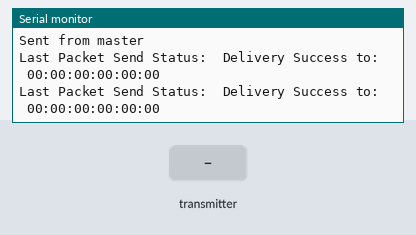
The sketch below on a simulated ESP32. On the bench: the last lines printed to the serial monitor. Inputs (shaded band) come from the test bench.

Above: at 1.2 s.
1.3 s: the transmitter starts sending temp = 0
At 1.61 s:
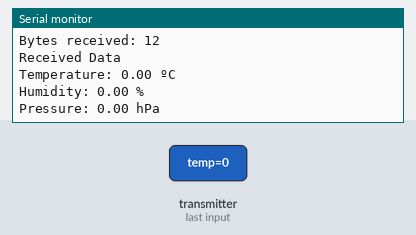
2.8 s: the transmitter starts sending hum = 25
4.3 s: the transmitter starts sending pres = 25
At 4.61 s:
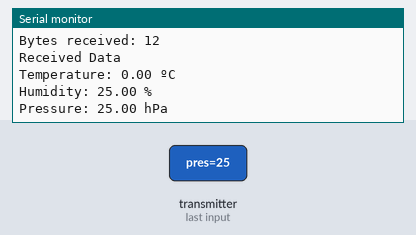
5.8 s: the transmitter starts sending temp = 25
7.3 s: the transmitter starts sending hum = 50
8.8 s: the transmitter starts sending pres = 50
At 9.11 s:
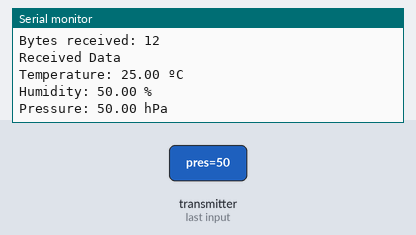
Timing chart, 0 to 11.3 s (numbered marks = the images above; inputs shaded):
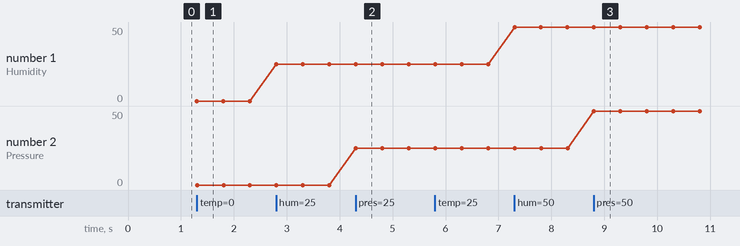

The sketch:

Star_Master.ino
```cpp
// (licence header left out)
#include <esp_now.h>
#include <WiFi.h>

//uint8_t broadcastAddress[] = {};              // REPLACE WITH THE MAC Address of your receiver
//uint8_t broadcastAddress[] = {0x24, 0x6F, 0x28, 0xAF, 0x43, 0x44};
uint8_t broadcastAddress[] = {0x24, 0x6F, 0x28, 0xAF, 0x4D, 0xB8};
uint8_t broadcastAddress1[] = {0x24, 0x6F, 0x28, 0xAF, 0x4D, 0xA8};

char macStr[18];
String success;             // Variable to store if sending data was successful

float temperature;          // Define variables to store BME280 readings to be sent
float humidity;
float pressure;

float incomingTemp;         // Define variables to store incoming readings
float incomingHum;
float incomingPres;

typedef struct struct_message {     //Structure example to send data    //Must match the receiver structure
    float temp;
    float hum;
    float pres;
} struct_message;

struct_message SensorReadings;        // Create a struct_message called BME280Readings to hold sensor readings

struct_message incomingReadings;      // Create a struct_message to hold incoming sensor readings

void OnDataSent(const uint8_t *mac, esp_now_send_status_t status) {       // Callback when data is sent
    snprintf(macStr, sizeof(macStr), "%02x:%02x:%02x:%02x:%02x:%02x",
           mac[0], mac[1], mac[2], mac[3], mac[4], mac[5]);

  Serial.print("\r\nLast Packet Send Status:\t");
  Serial.print(status == ESP_NOW_SEND_SUCCESS ? "Delivery Success to:  " : "Delivery Fail");
  Serial.println(macStr);

  if (status ==0){
    success = "Delivery Success :)";
  }
  else{
    success = "Delivery Fail :(";
  }
}

void OnDataRecv(const uint8_t * mac, const uint8_t *incomingData, int len) {          // Callback when data is received
  memcpy(&incomingReadings, incomingData, sizeof(incomingReadings));
  snprintf(macStr, sizeof(macStr), "%02x:%02x:%02x:%02x:%02x:%02x",
           mac[0], mac[1], mac[2], mac[3], mac[4], mac[5]);

  Serial.print("\n");
  Serial.print("Last Packet Recv from: "); Serial.println(macStr);
  Serial.print("Bytes received: ");
  Serial.println(len);
  Serial.println("Received Data");
  Serial.print("Temperature: ");
  Serial.print(incomingReadings.temp);
  Serial.println(" ºC");
  Serial.print("Humidity: ");
  Serial.print(incomingReadings.hum);
  Serial.println(" %");
  Serial.print("Pressure: ");
  Serial.print(incomingReadings.pres);
  Serial.println(" hPa");
  Serial.println();

  incomingTemp = incomingReadings.temp;
  incomingHum = incomingReadings.hum;
  incomingPres = incomingReadings.pres;
}

void setup() {
  Serial.begin(115200);       // Init Serial Monitor
  WiFi.mode(WIFI_STA);          // Set device as a Wi-Fi Station

 if (esp_now_init() != ESP_OK) {           // Init ESP-NOW
    Serial.println("Error initializing ESP-NOW");
    return;
  }

  esp_now_register_send_cb(OnDataSent);       // Once ESPNow is successfully Init, we will register for Send CB to    // get the status of Trasnmitted packet

  esp_now_peer_info_t peerInfo;                 // Register peer
  memcpy(peerInfo.peer_addr, broadcastAddress, 6);
  peerInfo.channel = 0;
  peerInfo.encrypt = false;

  esp_now_peer_info_t peerInfo1;              // Register peer
  memcpy(peerInfo1.peer_addr, broadcastAddress1, 6);
  peerInfo1.channel = 0;
  peerInfo1.encrypt = false;

  if (esp_now_add_peer(&peerInfo) != ESP_OK){     // Add peer
    Serial.println("Failed to add peer");
    return;
  }

  if (esp_now_add_peer(&peerInfo1) != ESP_OK){
    Serial.println("Failed to add peer");
    return;
  }

  esp_now_register_recv_cb(OnDataRecv);         // Register for a callback function that will be called when data is received
}

void loop() {
  getReadings();

  // Set values to send
  SensorReadings.temp = temperature;
  SensorReadings.hum = humidity;
  SensorReadings.pres = pressure;

  // Send message via ESP-NOW
  esp_err_t result = esp_now_send(broadcastAddress, (uint8_t *) &SensorReadings, sizeof(SensorReadings));

  if (result == ESP_OK) {
    Serial.println("Sent from master");
  }
  else {
    Serial.println("Error sending from master");
  }

  // Send message via ESP-NOW
  esp_err_t result1 = esp_now_send(broadcastAddress1, (uint8_t *) &SensorReadings, sizeof(SensorReadings));

  if (result1 == ESP_OK) {
    Serial.println("Sent from master");
  }
  else {
    Serial.println("Error sending from master");
  }

  //updateDisplay();
  delay(10000);
}


void getReadings(){
  temperature = 7;
  humidity = 8;
  pressure = 9;
}


void updateDisplay(){
  // Display Readings in Serial Monitor

}
```

Measured:
- after the input at 1.3 s, the serial monitor: prints a new line at once (image 1)
- after the input at 4.3 s, the serial monitor: prints a new line at once (image 2)
- after the input at 8.8 s, the serial monitor: prints a new line at once (image 3)
- plotted number 1: 0 → 25 after the input at 2.8 s, 25 → 50 after the input at 7.3 s
